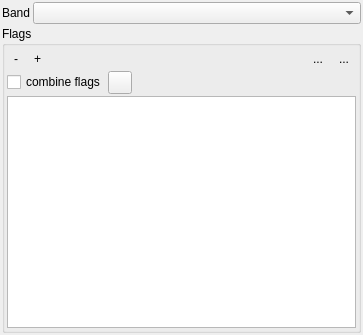
<?xml version="1.0" encoding="UTF-8"?>
<ui version="4.0">
 <class>Form</class>
 <widget class="QWidget" name="Form">
  <property name="geometry">
   <rect>
    <x>0</x>
    <y>0</y>
    <width>363</width>
    <height>335</height>
   </rect>
  </property>
  <property name="windowTitle">
   <string>Form</string>
  </property>
  <property name="windowIcon">
   <iconset>
    <normaloff>:/qps/ui/icons/raster_flagimage.svg</normaloff>:/qps/ui/icons/raster_flagimage.svg</iconset>
  </property>
  <layout class="QGridLayout" name="gridLayout" columnstretch="0,2,1">
   <property name="leftMargin">
    <number>2</number>
   </property>
   <property name="topMargin">
    <number>2</number>
   </property>
   <property name="rightMargin">
    <number>2</number>
   </property>
   <property name="bottomMargin">
    <number>2</number>
   </property>
   <property name="spacing">
    <number>2</number>
   </property>
   <item row="0" column="0">
    <widget class="QLabel" name="label">
     <property name="text">
      <string>Band</string>
     </property>
    </widget>
   </item>
   <item row="2" column="0" colspan="3">
    <widget class="QgsCollapsibleGroupBox" name="mGroupBox">
     <property name="sizePolicy">
      <sizepolicy hsizetype="Preferred" vsizetype="Preferred">
       <horstretch>0</horstretch>
       <verstretch>1</verstretch>
      </sizepolicy>
     </property>
     <property name="title">
      <string>Flags</string>
     </property>
     <layout class="QVBoxLayout" name="verticalLayout">
      <property name="spacing">
       <number>2</number>
      </property>
      <property name="leftMargin">
       <number>2</number>
      </property>
      <property name="topMargin">
       <number>2</number>
      </property>
      <property name="rightMargin">
       <number>2</number>
      </property>
      <property name="bottomMargin">
       <number>2</number>
      </property>
      <item>
       <layout class="QHBoxLayout" name="horizontalLayout">
        <property name="spacing">
         <number>2</number>
        </property>
        <item>
         <widget class="QToolButton" name="btnRemoveFlags">
          <property name="text">
           <string>-</string>
          </property>
          <property name="icon">
           <iconset resource="../../../QGIS/images/images.qrc">
            <normaloff>:/images/themes/default/mActionRemove.svg</normaloff>:/images/themes/default/mActionRemove.svg</iconset>
          </property>
          <property name="autoRaise">
           <bool>true</bool>
          </property>
         </widget>
        </item>
        <item>
         <widget class="QToolButton" name="btnAddFlag">
          <property name="text">
           <string>+</string>
          </property>
          <property name="icon">
           <iconset resource="../../../QGIS/images/images.qrc">
            <normaloff>:/images/themes/default/mActionAdd.svg</normaloff>:/images/themes/default/mActionAdd.svg</iconset>
          </property>
          <property name="autoRaise">
           <bool>true</bool>
          </property>
         </widget>
        </item>
        <item>
         <spacer name="horizontalSpacer">
          <property name="orientation">
           <enum>Qt::Horizontal</enum>
          </property>
          <property name="sizeHint" stdset="0">
           <size>
            <width>40</width>
            <height>20</height>
           </size>
          </property>
         </spacer>
        </item>
        <item>
         <widget class="QToolButton" name="btnSaveBitFlagScheme">
          <property name="text">
           <string>...</string>
          </property>
          <property name="icon">
           <iconset resource="../../../QGIS/images/images.qrc">
            <normaloff>:/images/themes/default/mActionFileSave.svg</normaloff>:/images/themes/default/mActionFileSave.svg</iconset>
          </property>
          <property name="autoRaise">
           <bool>true</bool>
          </property>
         </widget>
        </item>
        <item>
         <widget class="QToolButton" name="btnLoadBitFlagScheme">
          <property name="text">
           <string>...</string>
          </property>
          <property name="icon">
           <iconset resource="../../../QGIS/images/images.qrc">
            <normaloff>:/images/themes/default/mActionFileOpen.svg</normaloff>:/images/themes/default/mActionFileOpen.svg</iconset>
          </property>
          <property name="autoRaise">
           <bool>true</bool>
          </property>
         </widget>
        </item>
       </layout>
      </item>
      <item>
       <layout class="QHBoxLayout" name="horizontalLayout_2">
        <property name="spacing">
         <number>2</number>
        </property>
        <property name="topMargin">
         <number>0</number>
        </property>
        <item>
         <widget class="QCheckBox" name="cbCombine">
          <property name="text">
           <string>combine flags</string>
          </property>
         </widget>
        </item>
        <item>
         <widget class="QgsColorButton" name="btCombinedFlagsColor"/>
        </item>
        <item>
         <spacer name="horizontalSpacer_3">
          <property name="orientation">
           <enum>Qt::Horizontal</enum>
          </property>
          <property name="sizeHint" stdset="0">
           <size>
            <width>40</width>
            <height>20</height>
           </size>
          </property>
         </spacer>
        </item>
       </layout>
      </item>
      <item>
       <widget class="QTreeView" name="mTreeView">
        <property name="sizePolicy">
         <sizepolicy hsizetype="Expanding" vsizetype="Expanding">
          <horstretch>0</horstretch>
          <verstretch>1</verstretch>
         </sizepolicy>
        </property>
        <property name="styleSheet">
         <string notr="true"/>
        </property>
        <property name="sizeAdjustPolicy">
         <enum>QAbstractScrollArea::AdjustIgnored</enum>
        </property>
        <property name="alternatingRowColors">
         <bool>false</bool>
        </property>
        <property name="autoExpandDelay">
         <number>-1</number>
        </property>
        <property name="rootIsDecorated">
         <bool>true</bool>
        </property>
        <property name="uniformRowHeights">
         <bool>true</bool>
        </property>
        <property name="sortingEnabled">
         <bool>true</bool>
        </property>
        <property name="headerHidden">
         <bool>false</bool>
        </property>
        <attribute name="headerMinimumSectionSize">
         <number>10</number>
        </attribute>
        <attribute name="headerDefaultSectionSize">
         <number>25</number>
        </attribute>
       </widget>
      </item>
     </layout>
    </widget>
   </item>
   <item row="3" column="0">
    <spacer name="verticalSpacer">
     <property name="orientation">
      <enum>Qt::Vertical</enum>
     </property>
     <property name="sizeHint" stdset="0">
      <size>
       <width>20</width>
       <height>0</height>
      </size>
     </property>
    </spacer>
   </item>
   <item row="0" column="1" colspan="2">
    <widget class="QgsRasterBandComboBox" name="mRasterBandComboBox">
     <property name="editable">
      <bool>false</bool>
     </property>
    </widget>
   </item>
  </layout>
  <action name="actionAddParameter">
   <property name="icon">
    <iconset resource="../../../QGIS/images/images.qrc">
     <normaloff>:/images/themes/default/mActionAdd.svg</normaloff>:/images/themes/default/mActionAdd.svg</iconset>
   </property>
   <property name="text">
    <string>addFlagParameter</string>
   </property>
   <property name="toolTip">
    <string>Add a new parameter</string>
   </property>
  </action>
  <action name="actionRemoveParameters">
   <property name="icon">
    <iconset resource="../../../QGIS/images/images.qrc">
     <normaloff>:/images/themes/default/mActionRemove.svg</normaloff>:/images/themes/default/mActionRemove.svg</iconset>
   </property>
   <property name="text">
    <string>Remove</string>
   </property>
   <property name="toolTip">
    <string>Removes the selected parameter(s).</string>
   </property>
  </action>
  <action name="actionLoadBitFlagScheme">
   <property name="icon">
    <iconset resource="../../../QGIS/images/images.qrc">
     <normaloff>:/images/themes/default/mActionFileOpen.svg</normaloff>:/images/themes/default/mActionFileOpen.svg</iconset>
   </property>
   <property name="text">
    <string>Load bit Flag Scheme</string>
   </property>
   <property name="toolTip">
    <string>Loads a bit flag scheme</string>
   </property>
  </action>
  <action name="actionSaveBitFlagScheme">
   <property name="icon">
    <iconset resource="../../../QGIS/images/images.qrc">
     <normaloff>:/images/themes/default/mActionFileSave.svg</normaloff>:/images/themes/default/mActionFileSave.svg</iconset>
   </property>
   <property name="text">
    <string>Save Bit Flag Scheme</string>
   </property>
   <property name="toolTip">
    <string>Saves the current Bit Flag Scheme</string>
   </property>
  </action>
 </widget>
 <customwidgets>
  <customwidget>
   <class>QgsCollapsibleGroupBox</class>
   <extends>QGroupBox</extends>
   <header>qgscollapsiblegroupbox.h</header>
   <container>1</container>
  </customwidget>
  <customwidget>
   <class>QgsColorButton</class>
   <extends>QToolButton</extends>
   <header>qgscolorbutton.h</header>
  </customwidget>
  <customwidget>
   <class>QgsRasterBandComboBox</class>
   <extends>QComboBox</extends>
   <header>qgsrasterbandcombobox.h</header>
  </customwidget>
 </customwidgets>
 <resources>
  <include location="../../../../QGIS/images/images.qrc"/>
  <include location="../qpsresources.qrc"/>
  <include location="../../../QGIS/images/images.qrc"/>
 </resources>
 <connections/>
</ui>
